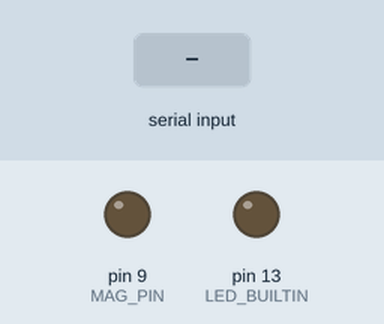
The sketch below on a simulated Arduino Uno, built with avr-gcc and run on an emulated ATmega328P. Shown: output pins drawn as LEDs (lit = HIGH). The test bench sets the inputs (shaded band).

Above: at 1.2 s.
1.3 s: "90,45\n" received over Serial
At 1.45 s:
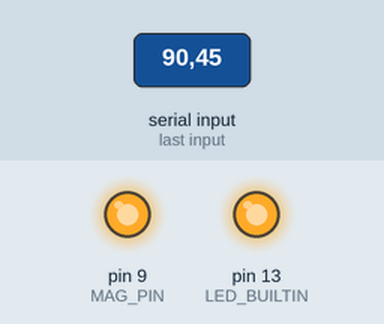
3.1 s: "9\n" received over Serial
At 4.0 s:
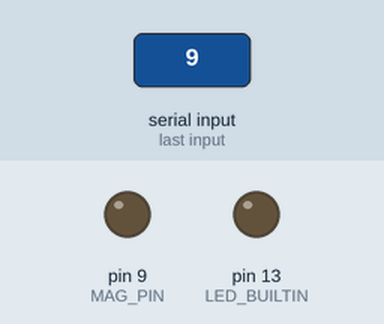
4.9 s: "30,150\n" received over Serial
At 5.05 s:
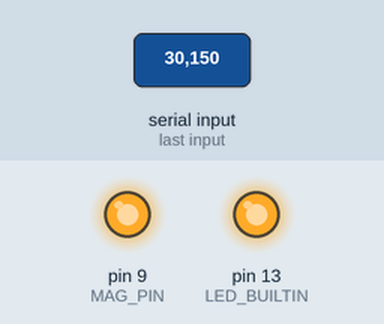
6.7 s: "90\n" received over Serial
At 6.85 s:
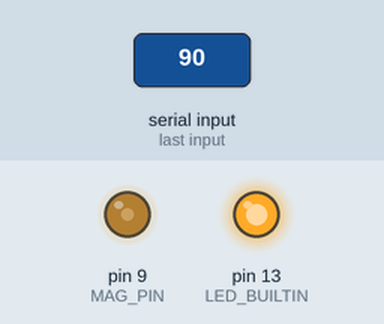
Timing chart, 0 to 9.5 s (numbered marks = the images above; inputs shaded):
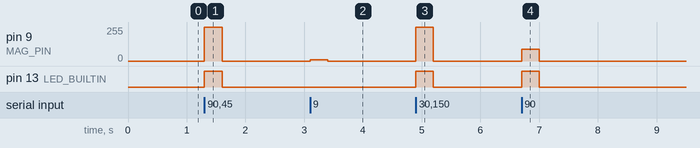

Measured:
- after the input at 1.3 s, pin 9 (MAG_PIN): 0/255 → 255/255 at once, → 0/255 0.30 s later; pin 13 (LED_BUILTIN): LOW → HIGH at once, → LOW 0.30 s later
- after the input at 3.1 s, pin 9 (MAG_PIN): 0/255 → 9/255 at once, → 0/255 0.30 s later
- after the input at 4.9 s, pin 9 (MAG_PIN): 0/255 → 255/255 at once, → 0/255 0.30 s later; pin 13 (LED_BUILTIN): LOW → HIGH at once, → LOW 0.30 s later
- after the input at 6.7 s, pin 9 (MAG_PIN): 0/255 → 90/255 at once, → 0/255 0.30 s later; pin 13 (LED_BUILTIN): LOW → HIGH at once, → LOW 0.30 s later

The sketch:

electromagnet_amp.ino
```cpp
// electromagnet_amp.ino
// Serial "0~255\n" 수신 -> 전자석 PWM 출력
// 신호가 끊기면 자동으로 OFF (과열 방지)

const int  MAG_PIN    = 9;     // MOSFET 게이트 / 드라이버 PWM(ENA) 핀  (9 또는 10 권장)
const int  IN1_PIN    = -1;    // L298N 같은 방향핀 드라이버면 번호 입력 (없으면 -1)
const int  IN2_PIN    = -1;
const bool FAST_PWM   = true;  // true: 31kHz (자석 '삐-' 소음 제거). L298N에서 힘이 약하면 false
const unsigned long TIMEOUT_MS = 300;

int  level = 0;
unsigned long lastRx = 0;
char buf[6];
byte len = 0;

void setup() {
  pinMode(MAG_PIN, OUTPUT);
  analogWrite(MAG_PIN, 0);

  if (IN1_PIN >= 0) { pinMode(IN1_PIN, OUTPUT); digitalWrite(IN1_PIN, HIGH); }
  if (IN2_PIN >= 0) { pinMode(IN2_PIN, OUTPUT); digitalWrite(IN2_PIN, LOW);  }

  if (FAST_PWM && (MAG_PIN == 9 || MAG_PIN == 10)) {
    TCCR1B = (TCCR1B & 0b11111000) | 0x01;   // Timer1 분주 1 -> 31.4kHz
  }

  pinMode(LED_BUILTIN, OUTPUT);
  Serial.begin(115200);
}

void loop() {
  while (Serial.available()) {
    char c = Serial.read();
    if (c == '\n' || c == '\r') {
      if (len) {
        buf[len] = 0;
        level = constrain(atoi(buf), 0, 255);
        analogWrite(MAG_PIN, level);
        lastRx = millis();
        len = 0;
      }
    } else if (c >= '0' && c <= '9' && len < sizeof(buf) - 1) {
      buf[len++] = c;
    }
  }

  if (level && millis() - lastRx > TIMEOUT_MS) {   // PC 쪽 종료/끊김
    level = 0;
    analogWrite(MAG_PIN, 0);
  }

  digitalWrite(LED_BUILTIN, level > 20);          // 내장 LED로 수신 확인
}
```
